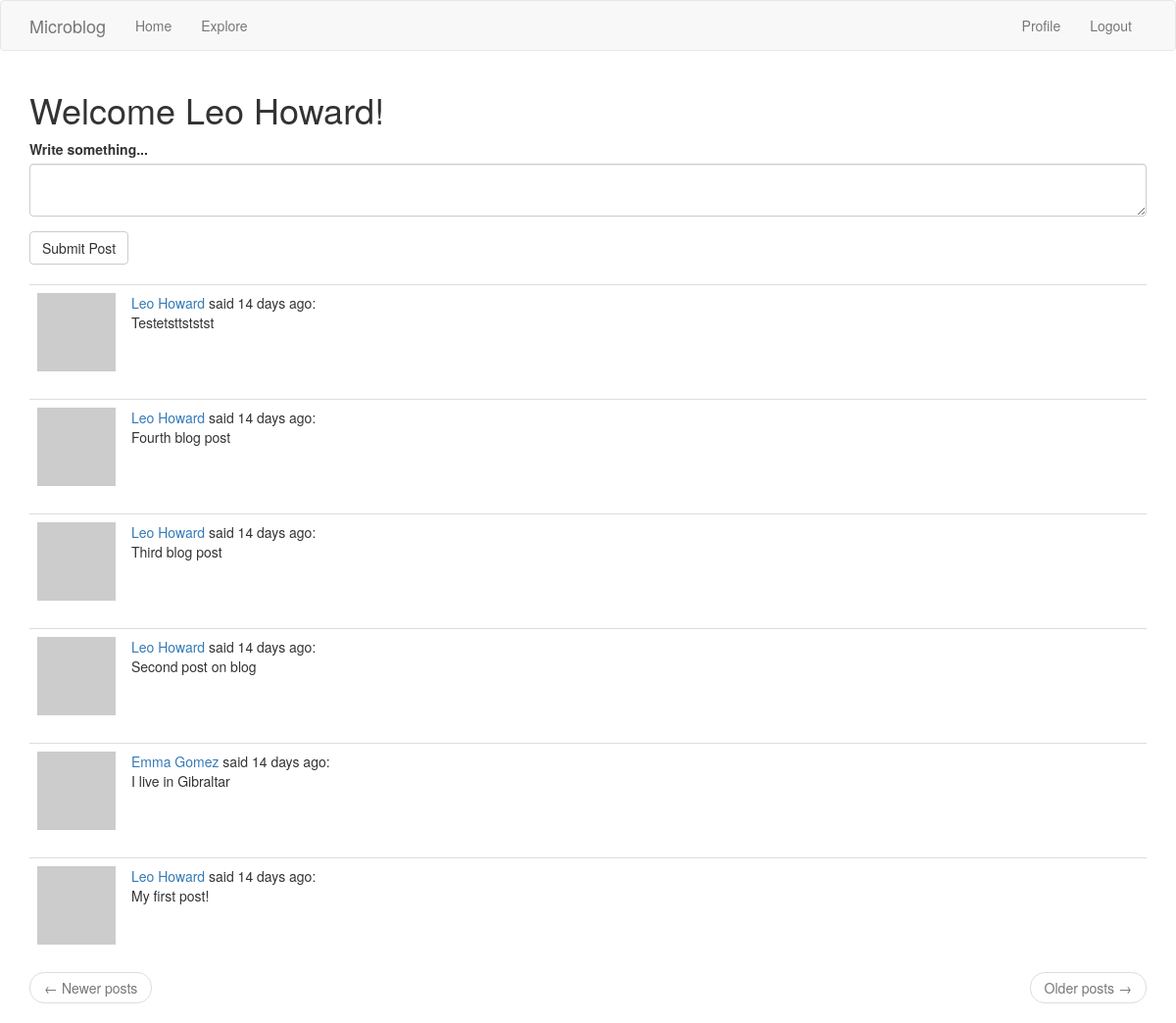
The page /index (signed in) on the database its author committed.
### app/models.py (models this page shows, shortened)
class User(UserMixin, db.Model):
    id = db.Column(db.Integer, primary_key=True)
    username = db.Column(db.String(64), index=True, unique=True)
    email = db.Column(db.String(120), index=True, unique=True)
    password_hash = db.Column(db.String(128))
    posts = db.relationship('Post', backref='author', lazy='dynamic')  # one-to-many relationship with class Post
    about_me = db.Column(db.String(140))
    last_seen = db.Column(db.DateTime, default=datetime.utcnow)
    followed = db.relationship('User', secondary=followers, primaryjoin=(followers.c.follower_id == id),
                               secondaryjoin=(followers.c.followed_id == id),
                               backref=db.backref('followers', lazy='dynamic'), lazy='dynamic')
    def avatar(self, size):
        digest = md5(self.email.lower().encode('utf-8')).hexdigest()
        return 'https://www.gravatar.com/avatar/{}?d=identicon&s={}'.format(digest, size)
    def followed_posts(self):
        followed = Post.query.join(followers, (followers.c.followed_id == Post.user_id)).filter(
            followers.c.follower_id == self.id)
        own = Post.query.filter_by(user_id=self.id)
        return followed.union(own).order_by(Post.timestamp.desc())

class Post(db.Model):
    id = db.Column(db.Integer, primary_key=True)
    body = db.Column(db.String(140))
    timestamp = db.Column(db.DateTime, index=True,
                          default=datetime.utcnow)  # timestamp for when user posts something / utc is universal time and will adjust based on user's location
    user_id = db.Column(db.Integer, db.ForeignKey('user.id'))  # foreign key links class User to class Post

### app/main/routes.py (the view)
@bp.route('/', methods=['GET', 'POST'])  # default home page
@bp.route('/index', methods=['GET', 'POST'])
@login_required  # stops people from viewing home page unless if they have logged in...now app opens on login page by default
def index():
    form = PostForm()
    if form.validate_on_submit(): # allows users to post on blog which are then saved to database
        post = Post(body=form.post.data, author=current_user)
        db.session.add(post)
        db.session.commit()
        flash('Your post is now up!')
        return redirect(url_for('main.index'))
    page = request.args.get('page', 1, type=int)
    posts = current_user.followed_posts().paginate(page, current_app.config['POSTS_PER_PAGE'], False) # shows posts of user and the users that they follow
    next_url = url_for('main.index', page=posts.next_num) if posts.has_next else None
    prev_url = url_for('main.index', page=posts.prev_num) if posts.has_prev else None
    return render_template('index.html', title='HOME', form=form, posts=posts.items, next_url=next_url, prev_url=prev_url)

### app/main/forms.py
class PostForm(FlaskForm):
    post = TextAreaField('Write something...', validators=[DataRequired()])
    submit = SubmitField('Submit Post')

### app/main/routes.py (called while the page is built)
@bp.before_app_request
def before_request():
    if current_user.is_authenticated:
        current_user.last_seen = datetime.utcnow()
        db.session.commit()

### app/models.py (called while the page is built)
@login.user_loader
def load_user(id):
    return User.query.get(int(id))

### app/templates/index.html
{% extends "base.html" %}
{% import 'bootstrap/wtf.html' as wtf %}
{% block app_content %}
<h1>Welcome {{ current_user.username }}!</h1>
{% if form %}
{{ wtf.quick_form(form) }}
<br>
{% endif %}
{% for post in posts %}
{% include '_post.html' %}
{% endfor %}
<nav aria-label="...">
    <ul class="pager">
        <li class="previous{% if not prev_url %} disabled{% endif %}">
            <a href="{{ prev_url or '#' }}">
                <span aria-hidden="true">&larr;</span> Newer posts
            </a>
        </li>
        <li class="next{% if not next_url %} disabled{% endif %}">
            <a href="{{ next_url or '#' }}">
                Older posts <span aria-hidden="true">&rarr;</span>
            </a>
        </li>
    </ul>
</nav>
{% endblock %}

### app/templates/_post.html
<table class="table table-hover">
    <tr>
        <td width="70px">
            <a href="{{ url_for('main.user', username=post.author.username) }}">
                <img src="{{ post.author.avatar(70) }}"/>
            </a>
        </td>
        <td>
            <a href="{{ url_for('main.user', username=post.author.username) }}">
                {{ post.author.username }}
            </a>
            said {{ moment(post.timestamp).fromNow() }}:
            <br>
            {{ post.body }}
        </td>
    </tr>
</table>

### rows shown on the page
User: username "Leo Howard"
Post: author.username "Leo Howard", timestamp "14 days ago", body "Testetsttststst"
Post: author.username "Leo Howard", timestamp "14 days ago", body "Fourth blog post"
Post: author.username "Leo Howard", timestamp "14 days ago", body "Third blog post"
Post: author.username "Leo Howard", timestamp "14 days ago", body "Second post on blog"
Post: author.username "Emma Gomez", timestamp "14 days ago", body "I live in Gibraltar"
Post: author.username "Leo Howard", timestamp "14 days ago", body "My first post!"
